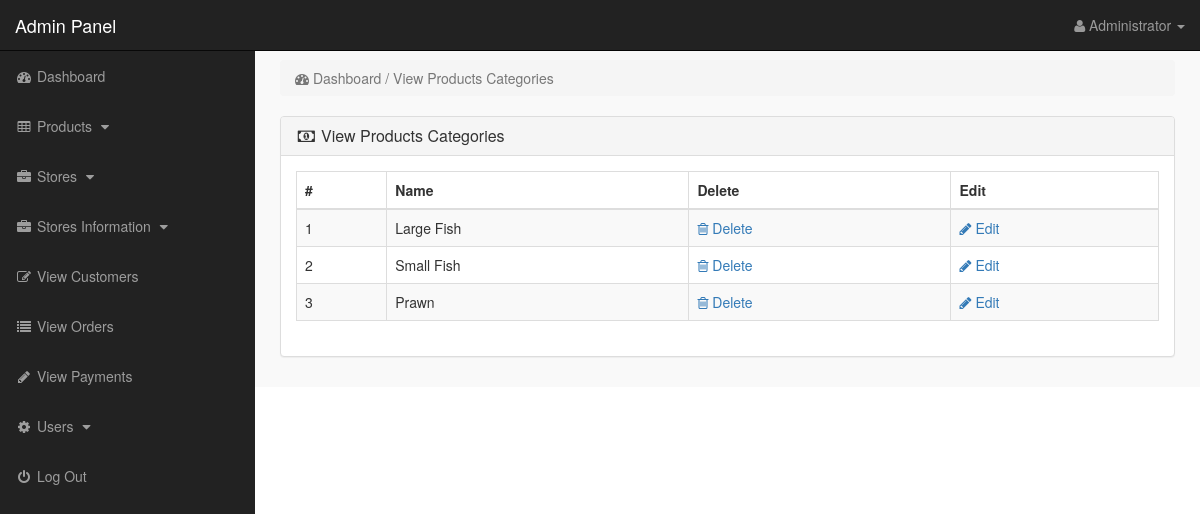
Screenshot of /admin_area/index.php?view_p_cats (signed in) with the database file from the repository.
### tables this page shows
CREATE TABLE `product_categories` (
  `p_cat_id` int(10) NOT NULL,
  `p_cat_title` text NOT NULL,
  `p_cat_top` text NOT NULL,
  `p_cat_image` text NOT NULL
);

### admin_area/view_p_cats.php (the view)
<?php
if(!isset($_SESSION['admin_email'])){
echo "<script>window.open('login.php','_self')</script>";
}
else {
?>
<div class="row">
<div class="col-lg-12">
<ol class="breadcrumb">
<li class="active">
<i class="fa fa-dashboard"></i> Dashboard / View Products Categories
</li>
</ol>
</div>
</div>
<div class="row">
<div class="col-lg-12">
<div class="panel panel-default">
<div class="panel-heading">
<h3 class="panel-title">
<i class="fa fa-money fa-fw"> </i> View Products Categories
</h3>
</div>
<div class="panel-body">
<div class="table-responsive">
<table class="table table-bordered table-hover table-striped">
<thead>
<tr>
<th>#</th>
<th>Name</th>
<th>Delete</th>
<th>Edit</th>
</tr>
</thead>
<tbody>
<?php
$i=0;
$get_p_cats = "select * from product_categories";
$run_p_cats = mysqli_query($con,$get_p_cats);
while($row_p_cats = mysqli_fetch_array($run_p_cats)){
$p_cat_id = $row_p_cats['p_cat_id'];
$p_cat_title = $row_p_cats['p_cat_title'];
$i++;
?>
<tr>
<td> <?php echo $i; ?> </td>
<td> <?php echo $p_cat_title; ?> </td>
<td>
<a href="index.php?delete_p_cat=<?php echo $p_cat_id; ?>">
<i class="fa fa-trash-o"></i> Delete
</a>
</td>
<td>
<a href="index.php?edit_p_cat=<?php echo $p_cat_id; ?>">
<i class="fa fa-pencil"></i> Edit
</a>
</td>
</tr>
<?php } ?>
</tbody>
</table>
</div>
</div>
</div>
</div>
</div>
<?php } ?>

### admin_area/includes/sidebar.php (shortened to what this page needs)
<?php
if(!isset($_SESSION['admin_email'])){
echo "<script>window.open('login.php','_self')</script>";
}
else {
?>
<nav class="navbar navbar-inverse navbar-fixed-top" >
<div class="navbar-header" >
<a class="navbar-brand" href="index.php?dashboard" >Admin Panel</a>
</div>
<ul class="nav navbar-right top-nav" >
<li class="dropdown" >
<a href="#" class="dropdown-toggle" data-toggle="dropdown" >
<i class="fa fa-user" ></i>
<?php echo $admin_name; ?> <b class="caret" ></b>
</a>
</li>
</ul>
<div class="collapse navbar-collapse navbar-ex1-collapse">
<ul class="nav navbar-nav side-nav">
<li>
<a href="index.php?dashboard">
<i class="fa fa-fw fa-dashboard"></i> Dashboard
</a>
</li>
<li>
<a href="#" data-toggle="collapse" data-target="#products">
<i class="fa fa-fw fa-table"></i> Products
<i class="fa fa-fw fa-caret-down"></i>
</a>
</li>
<li>
<a href="#" data-toggle="collapse" data-target="#manufacturers">
<i class="fa fa-fw fa-briefcase"></i> Stores
<i class="fa fa-fw fa-caret-down"></i>
</a>
</li>
<li>
<a href="#" data-toggle="collapse" data-target="#store">
<i class="fa fa-fw fa-briefcase"></i> Stores Information
<i class="fa fa-fw fa-caret-down"></i>
</a>
</li>
<li>
<a href="index.php?view_customers">
<i class="fa fa-fw fa-edit"></i> View Customers
</a>
</li>
<li>
<a href="index.php?view_orders">
<i class="fa fa-fw fa-list"></i> View Orders
</a>
</li>
<li>
<a href="index.php?view_payments">
<i class="fa fa-fw fa-pencil"></i> View Payments
</a>
</li>
<li>
<a href="#" data-toggle="collapse" data-target="#users">
<i class="fa fa-fw fa-gear"></i> Users
<i class="fa fa-fw fa-caret-down"></i>
</a>
</li>
<li>
<a href="logout.php">
<i class="fa fa-fw fa-power-off"></i> Log Out
</a>
</li>
</ul>
</div>
</nav>
<?php } ?>

### admin_area/css/style.css (style rules this page uses)
body { margin-top:100px; }
@media (min-width: 768px) { body { margin-top:50px; } }
.top-nav { padding:0 15px; }
.top-nav>li { display:inline-block; float:left; }
.top-nav>li>a { padding-top:15px; padding-bottom:15px; line-height:20px; color:#999; }
@media (min-width: 768px) { .side-nav { position:fixed; top:51px; width:255px; border-radius:0; overflow-y:auto; background-color: #222; bottom:0; overflow-x:hidden; padding-bottom:40px; } }
@media (min-width: 768px) { .side-nav>li>a { width:255px; } }
.panel-body { border-radius:5px; }

### rows the page displays
product_categories: p_cat_title "Large Fish"
product_categories: p_cat_title "Small Fish"
product_categories: p_cat_title "Prawn"

### other values shown
$admin_name "Administrator"
